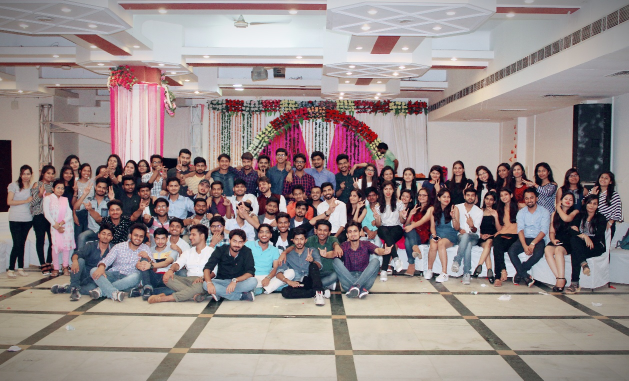
#> input picture picture.jpg, 1258 x 762 px, given in place of the camera (shown at 1/2 size)
$ python code.py
#> lines starting #> are read from the running program, lines starting #| are printed output that depends on the picture; after the words box and inside, x2 and y2 are one past the last pixel; in counts of white or black regions, pixels touching at a corner belong together
# -*- coding: utf-8 -*-
import sys
import time
import cv2
import numpy as np
import os

Kernel_size=15
low_threshold=40
high_threshold=120

rho=10
threshold=15
theta=np.pi/180
minLineLength=10
maxLineGap=1

#Initialize camera
video_capture = cv2.VideoCapture(0)

while True:
    # CAPTURE FRAME-BY-FRAME
    ret, frame = video_capture.read()
#> frame is the input picture: shape (762, 1258, 3); mean B, G, R 138.1, 138.9, 151.1
    time.sleep(0.1)
    #Convert to Grayscale
    gray = cv2.cvtColor(frame, cv2.COLOR_BGR2GRAY)
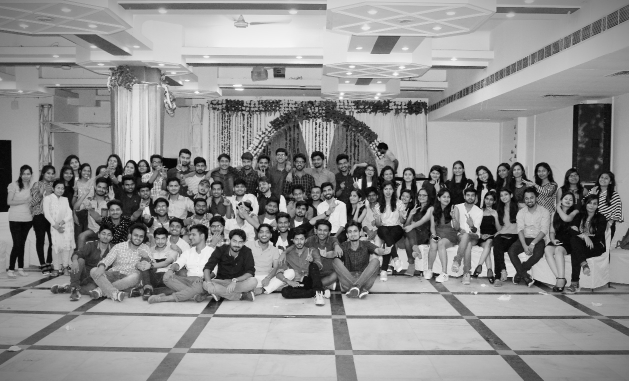
#> gray: shape (762, 1258) (shown at 1/2 size); min 1, max 254, mean 142.5
    #Blur image to reduce noise. if Kernel_size is bigger the image will be more blurry
    blurred = cv2.GaussianBlur(gray, (Kernel_size, Kernel_size), 0)
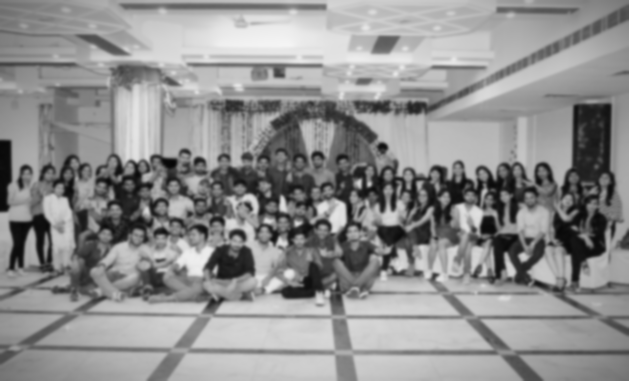
#> blurred: shape (762, 1258) (shown at 1/2 size); min 6, max 244, mean 142.5

    #Perform canny edge-detection.
    #If a pixel gradient is higher than high_threshold is considered as an edge.
    #if a pixel gradient is lower than low_threshold is is rejected , it is not an edge.
    #Bigger high_threshold values will provoque to find less edges.
    #Canny recommended ratio upper:lower  between 2:1 or 3:1
    edged = cv2.Canny(blurred, low_threshold, high_threshold)
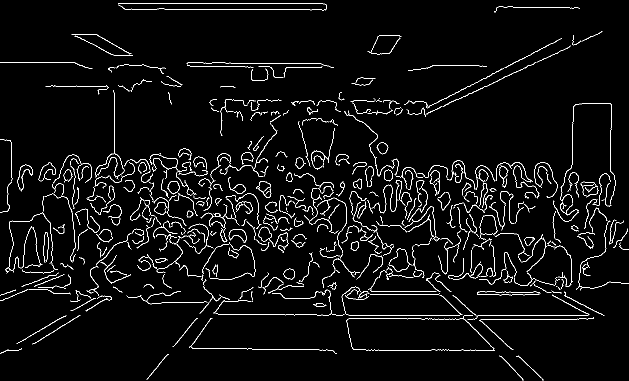
#> edged: shape (762, 1258) (shown at 1/2 size); 3.7% white in thin lines or dots
    #Perform hough lines probalistic transform
    lines = cv2.HoughLinesP(edged,rho,theta,threshold,minLineLength,maxLineGap)

    #Draw cicrcles in the center of the picture
    cv2.circle(frame,(320,240),20,(0,0,255),1)
#> frame: shape (762, 1258, 3); 0.01% of pixels changed, all inside (x1, y1, x2, y2) = (300, 220, 341, 261)
    cv2.circle(frame,(320,240),10,(0,255,0),1)
#> frame: shape (762, 1258, 3); mean B, G, R 138.1, 138.9, 151.1
    cv2.circle(frame,(320,240),2,(255,0,0),2)
#> frame: shape (762, 1258, 3); mean B, G, R 138.1, 138.9, 151.1

    #With this for loops only a dots matrix is painted on the picture
    for y in range(0,480,20):
            for x in range(0,640,20):
                cv2.line(frame,(x,y),(x,y),(0,255,255),2)
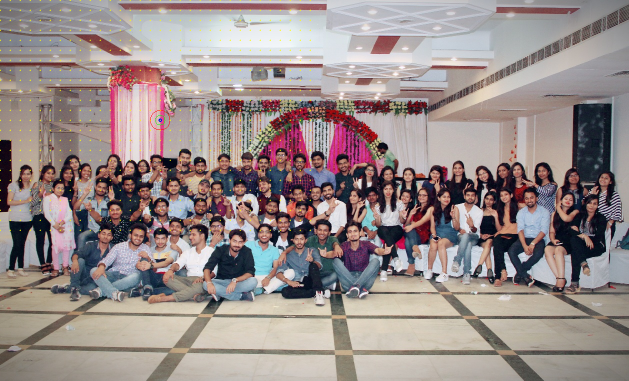
#> frame: shape (762, 1258, 3) (shown at 1/2 size); mean B, G, R 137.6, 139.4, 151.5

    #With this for loops a grid is painted on the picture
    for y in range(0,480,40):
            cv2.line(frame,(0,y),(640,y),(255,0,0),1)
            for x in range(0,640,40):
                cv2.line(frame,(x,0),(x,480),(255,0,0),1)
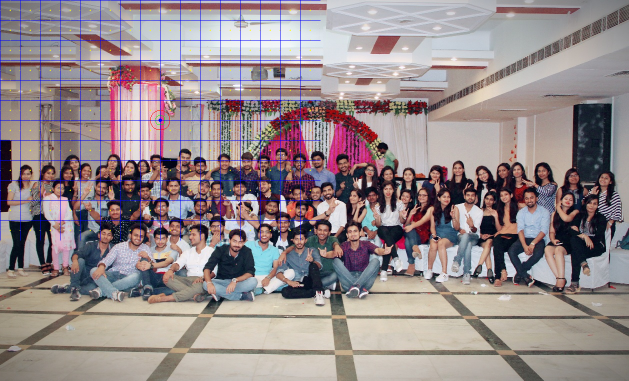
#> frame: shape (762, 1258, 3) (shown at 1/2 size); 1.58% of pixels changed, all inside (x1, y1, x2, y2) = (0, 0, 641, 481)

    #Draw lines on input image
    if(len(lines) != 0):
        for x1,y1,x2,y2 in lines[0]:
            cv2.line(frame,(x1,y1),(x2,y2),(0,255,0),2)
            cv2.putText(frame,'lines_detected',(50,50),cv2.FONT_HERSHEY_SIMPLEX,1,(0,255,0),1)
#> this loop made 1 pass
#> (x1, y1, x2, y2) on pass 1: (562, 333, 566, 333)
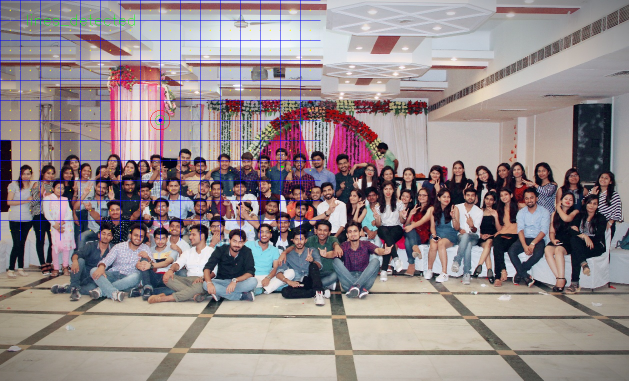
#> frame: shape (762, 1258, 3) (shown at 1/2 size); 0.06% of pixels changed, all inside (x1, y1, x2, y2) = (54, 28, 568, 335)
    cv2.imshow("line detect test", frame)

    if cv2.waitKey(1) & 0xFF == ord('q'):
#> (key q is pressed here)
        break

# When everything is done, release the capture

video_capture.release()
cv2.destroyAllWindows()
